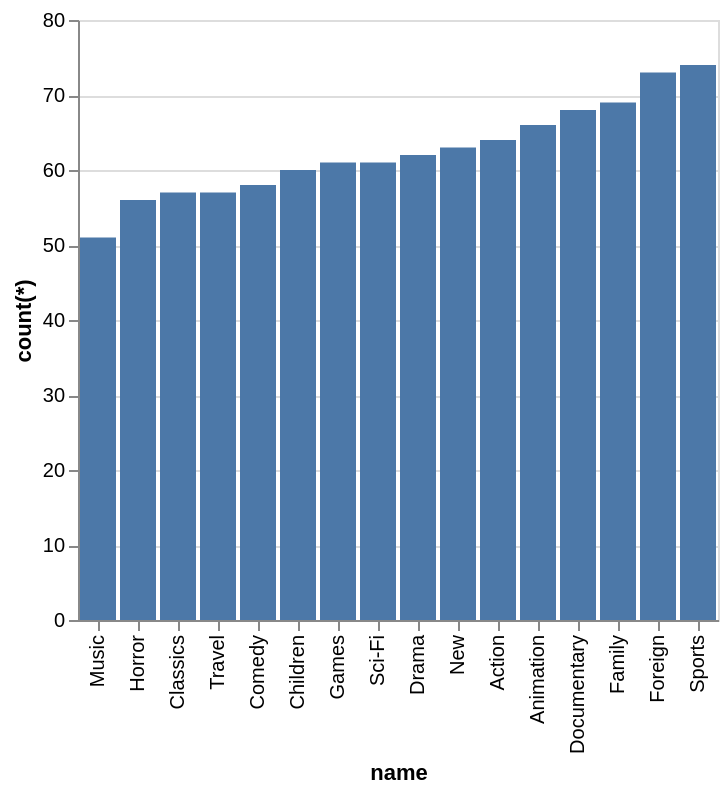

Describe this chart as a Vega-Lite specification.
### Vega-Lite specification from a JSON file in a GitHub repository (floating-point values rounded to 4 significant figures)
{"data": {"values": [{"x_data": "Music", "y_data": 51}, {"x_data": "Horror", "y_data": 56}, {"x_data": "Classics", "y_data": 57}, {"x_data": "Travel", "y_data": 57}, {"x_data": "Comedy", "y_data": 58}, {"x_data": "Children", "y_data": 60}, {"x_data": "Games", "y_data": 61}, {"x_data": "Sci-Fi", "y_data": 61}, {"x_data": "Drama", "y_data": 62}, {"x_data": "New", "y_data": 63}, {"x_data": "Action", "y_data": 64}, {"x_data": "Animation", "y_data": 66}, {"x_data": "Documentary", "y_data": 68}, {"x_data": "Family", "y_data": 69}, {"x_data": "Foreign", "y_data": 73}, {"x_data": "Sports", "y_data": 74}]}, "mark": "bar", "encoding": {"x": {"field": "x_data", "type": "nominal", "title": "name", "sort": {"op": "sum", "field": "y_data", "order": "ascending"}}, "y": {"field": "y_data", "type": "quantitative", "title": "count(*)"}}}
